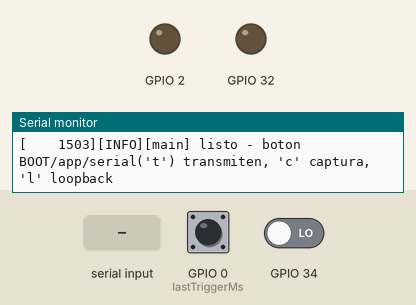
The program below on a simulated ESP32. Shown: output pins drawn as LEDs (lit = HIGH), the last lines printed to the serial monitor. The inputs (shaded band) are chosen by the test bench; at power-on: GPIO 0 (lastTriggerMs) HIGH, GPIO 34 LOW. WiFi joins after 1.5 s; servers stay silent unless stated.

Above: at 2.7 s.
2.8 s: "t" received over Serial
At 3.22 s:
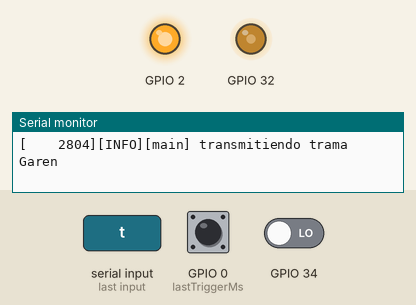
6.4 s: "c" received over Serial
At 6.9 s:
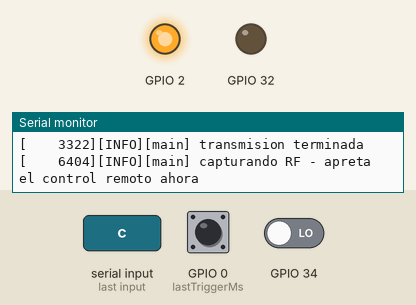
12.4 s: GPIO 0 (lastTriggerMs) pulled LOW for 1 s
At 14.4 s:
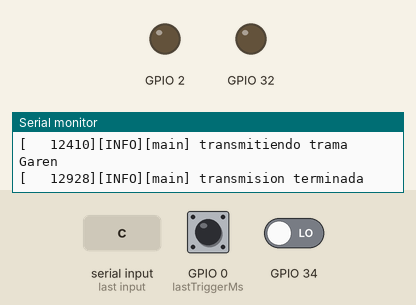
15.4 s: "l" received over Serial
At 15.83 s:
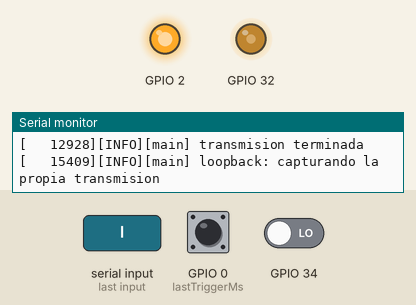
Timing chart, 0 to 17.9 s (numbered marks = the images above; inputs shaded):
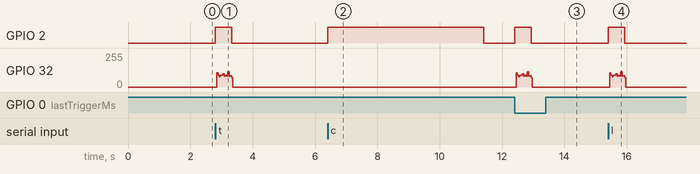

Measured:
- after the input at 2.8 s, GPIO 2: LOW → HIGH at once, → LOW 0.52 s later
- after the input at 6.4 s, GPIO 2: LOW → HIGH at once, → LOW 5.0 s later
- after the input at 12.4 s, GPIO 2: LOW → HIGH at once, → LOW 0.52 s later
- after the input at 15.4 s, GPIO 2: LOW → HIGH at once, → LOW 0.52 s later

The program:

main.cpp
```cpp
#include <Arduino.h>
#include <WiFi.h>

#include "BackendClient.h"
#include "Config.h"
#include "DigitalPin.h"
#include "Logger.h"
#include "RfReceiver.h"
#include "RfTransmitter.h"
#include "Secrets.h"

namespace {

// Conocimiento específico del control Garen medido el 2026-08-15 — capa de
// aplicación, no del driver. Derivado de las capturas, no asumido: ver
// docs/captures/garen-boton-2026-08-15-fijo-vs-rolling.md.
constexpr rf::PwmTiming kGarenTiming{
    /*syncHighUs=*/413,
    /*oneLowUs=*/1022,
    /*oneHighUs=*/407,
    /*zeroLowUs=*/545,
    /*zeroHighUs=*/884,
    /*gapUs=*/11136,
};
constexpr uint32_t kGarenCode = 0x1EDD855;  // 0001111011011101100001010101
constexpr uint8_t kGarenBitCount = 28;
constexpr uint8_t kGarenRepetitions = 10;  // el control original manda ~14

hardware::DigitalPin led(config::kLedPin, hardware::DigitalPin::Mode::Output);
hardware::DigitalPin triggerButton(config::kTriggerButtonPin,
                                    hardware::DigitalPin::Mode::InputPullup);
rf::RfReceiver rfReceiver(config::kRfReceiverPin);
rf::RfTransmitter rfTransmitter(config::kRfTransmitterPin, kGarenTiming);
net::BackendClient backendClient(secrets::kBackendUrl, secrets::kDeviceToken);

bool triggerWasPressed = false;
uint32_t lastTriggerMs = 0;
uint32_t lastBackendPollMs = 0;

// Export en CSV plano por Serial (no por logger::, que antepone timestamp/tag
// a cada línea y rompería el formato).
void exportCapture(const rf::RfReceiver& receiver) {
  Serial.println("--- CAPTURE CSV START ---");
  Serial.println("index,timestamp_us,duration_us,level");
  const size_t edgeCount = receiver.count();
  uint32_t previousTimestamp = 0;
  for (size_t i = 0; i < edgeCount; ++i) {
    const rf::Edge& edge = receiver.edgeAt(i);
    const uint32_t durationUs = (i == 0) ? 0 : edge.timestampUs - previousTimestamp;
    Serial.printf("%u,%u,%u,%d\n", static_cast<unsigned>(i), edge.timestampUs, durationUs,
                  edge.level ? 1 : 0);
    previousTimestamp = edge.timestampUs;
  }
  Serial.println("--- CAPTURE CSV END ---");
}

void runCapture() {
  logger::info("main", "capturando RF - apreta el control remoto ahora");
  led.write(true);
  rfReceiver.startCapture();
  delay(config::kCaptureWindowMs);
  rfReceiver.stopCapture();
  led.write(false);

  if (rfReceiver.overflowed()) {
    logger::warn("main", "buffer de captura lleno - puede faltar el final de la trama");
  }
  exportCapture(rfReceiver);
}

void runTransmit() {
  logger::info("main", "transmitiendo trama Garen");
  led.write(true);
  rfTransmitter.send(kGarenCode, kGarenBitCount, kGarenRepetitions);
  led.write(false);
  logger::info("main", "transmision terminada");
}

// Captura la propia transmisión para comparar la onda generada contra la
// capturada del control original. Sacarle la antena al TX antes de usarlo: a
// pocos centímetros satura el AGC del receptor y los tiempos salen
// distorsionados.
void runLoopback() {
  logger::info("main", "loopback: capturando la propia transmision");
  led.write(true);
  rfReceiver.startCapture();
  rfTransmitter.send(kGarenCode, kGarenBitCount, kGarenRepetitions);
  rfReceiver.stopCapture();
  led.write(false);

  if (rfReceiver.overflowed()) {
    logger::warn("main", "buffer lleno durante el loopback");
  }
  exportCapture(rfReceiver);
}

// El ESP32 como control remoto: apretar BOOT dispara la trama. Se detecta el
// flanco de pulsacion (no el nivel) para que mantenerlo apretado no repita la
// orden, y el cooldown descarta el rebote mecanico de paso.
void pollTriggerButton() {
  const bool pressed = !triggerButton.read();  // activo en bajo

  if (pressed && !triggerWasPressed) {
    const uint32_t now = millis();
    if (now - lastTriggerMs >= config::kTriggerCooldownMs) {
      runTransmit();
      lastTriggerMs = millis();
    } else {
      logger::warn("main", "pulsacion ignorada: en cooldown");
    }
  }
  triggerWasPressed = pressed;
}

void pollSerialCommand() {
  if (!Serial.available()) return;

  switch (Serial.read()) {
    case 't':
      runTransmit();
      lastTriggerMs = millis();  // el cooldown tambien aplica al comando serial
      break;
    case 'c':
      runCapture();
      break;
    case 'l':
      runLoopback();
      break;
    default:
      break;  // ignora newlines y cualquier otra tecla
  }
}

// No bloquea para siempre si el WiFi no esta disponible: boton fisico y
// comandos por serial tienen que seguir andando sin red.
void connectWiFi() {
  logger::info("main", "conectando WiFi");
  WiFi.mode(WIFI_STA);
  WiFi.begin(secrets::kWifiSsid, secrets::kWifiPassword);

  const uint32_t deadline = millis() + 15000;
  while (WiFi.status() != WL_CONNECTED && millis() < deadline) {
    delay(250);
  }

  if (WiFi.status() == WL_CONNECTED) {
    logger::info("main", "WiFi conectado");
  } else {
    logger::warn("main", "WiFi no conecto - sigue el boton/serial, sin backend");
  }
}

// Polling saliente al backend (ver backend/, ADR-0006): sin esto no hace
// falta IP publica ni puerto abierto. Bloqueante durante el round-trip
// HTTPS, igual que pollTriggerButton/pollSerialCommand son bloqueantes
// durante su propia transmision -- ninguno compite con el otro en un lazo de
// un solo hilo.
void pollBackendCommand() {
  const uint32_t now = millis();
  if (now - lastBackendPollMs < config::kBackendPollIntervalMs) return;
  lastBackendPollMs = now;

  if (WiFi.status() != WL_CONNECTED) return;

  const net::PendingCommand command = backendClient.pollPendingCommand();
  if (!command.present) return;

  // Mismo criterio que pollTriggerButton(): un comando que llega en cooldown
  // se descarta, no se encola para mas tarde -- se confirma igual para que
  // no vuelva a aparecer en el proximo poll.
  if (now - lastTriggerMs < config::kTriggerCooldownMs) {
    logger::warn("main", "comando del backend ignorado: en cooldown");
  } else {
    runTransmit();
    lastTriggerMs = millis();
  }

  backendClient.acknowledge(command.id);
}

}  // namespace

void setup() {
  logger::begin(config::kSerialBaudRate);
  led.begin();
  triggerButton.begin();
  rfTransmitter.begin();
  connectWiFi();

  // Deliberadamente no se transmite en el arranque: enchufar el USB no debe
  // abrir el porton.
  logger::info("main", "listo - boton BOOT/app/serial('t') transmiten, 'c' captura, 'l' loopback");
}

void loop() {
  pollTriggerButton();
  pollSerialCommand();
  pollBackendCommand();
  delay(10);  // antirrebote simple; no compite con nada mas en el lazo
}
```
